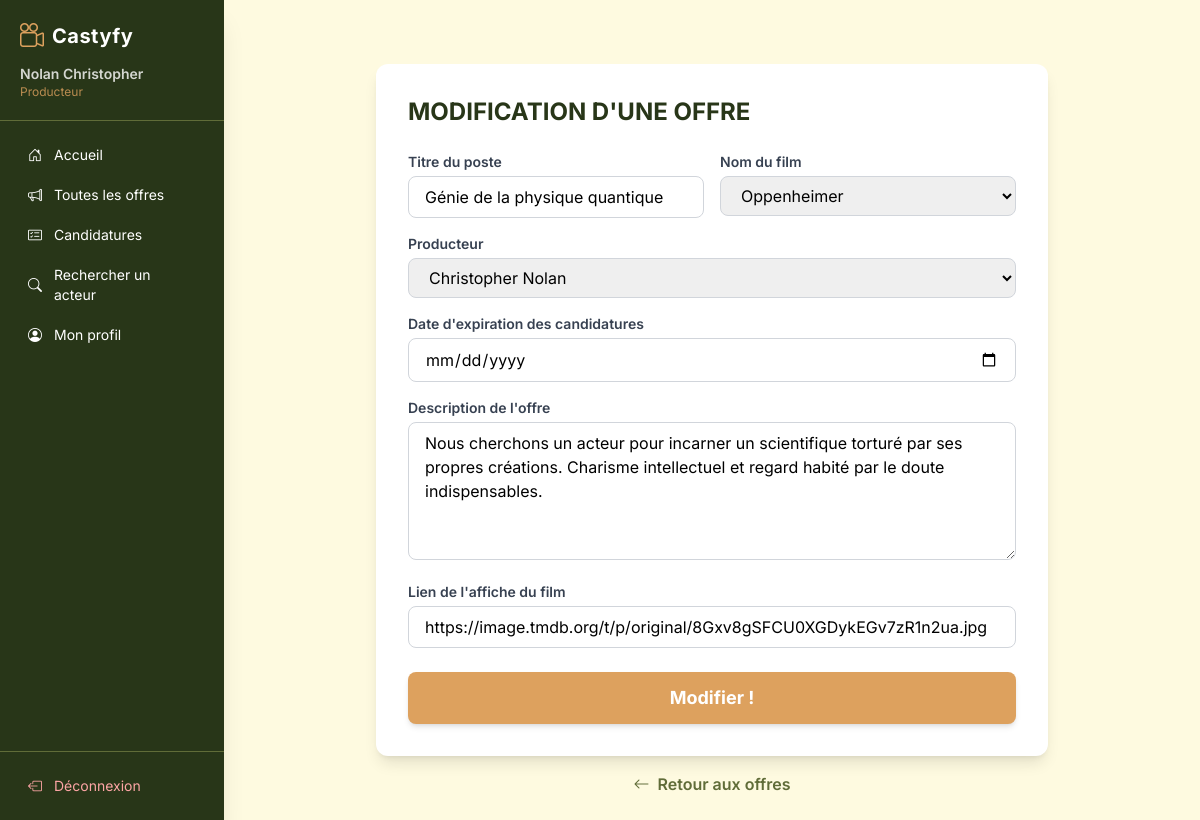
Screenshot of /index.php?page=modifierOffre&id=2 (signed in) with the database file from the repository.
### tables this page shows
CREATE TABLE offres (
    id INT AUTO_INCREMENT,
    libelle_offre VARCHAR(255) NOT NULL UNIQUE,
    nom_film INT NOT NULL,
    description_offre VARCHAR(255) NOT NULL,
    date_expiration DATE NULL,
    PRIMARY KEY (id),
    FOREIGN KEY (nom_film) REFERENCES films(id)
);

CREATE TABLE films (
    id INT AUTO_INCREMENT,
    distribution VARCHAR(255) NOT NULL,
    nom_film VARCHAR(255) NOT NULL UNIQUE,
    producteur_id INT NOT NULL,
    affiche VARCHAR(255) NOT NULL,
    PRIMARY KEY (id),
    FOREIGN KEY (producteur_id) REFERENCES producteurs(id)
);

CREATE TABLE producteurs (
    id INT NOT NULL AUTO_INCREMENT,
    nom VARCHAR(255) NOT NULL,
    prenom VARCHAR(255) NOT NULL,
    email VARCHAR(255) NOT NULL UNIQUE,
    mdp VARCHAR(255) NOT NULL,
    telephone VARCHAR(255) NOT NULL UNIQUE,
    PRIMARY KEY (id)
);

### controller/offers/detailOffre.php (called while the page is built)
<?php
include ('bdd/bdd.php');
$id = $_GET['id'];
$req = $bdd->prepare('SELECT * FROM offres where id = ?');
$req->execute([$id]);
$detailOffre = $req->fetch();
$id_du_film = $detailOffre['nom_film'];
$req2 = $bdd->prepare('SELECT * FROM films WHERE id = ?');
$req2->execute([$id_du_film]);
$detailFilm = $req2->fetch();
?>

### controller/films/ajouterFilm.php (called while the page is built)
<?php
include ('bdd/bdd.php');
$req = $bdd->prepare('SELECT * FROM films');
$req->execute();
$allfilms = $req->fetchAll();
?>

### controller/producteurs/producteurs.php (called while the page is built)
<?php
include ('bdd/bdd.php');
$req = $bdd->prepare('SELECT * FROM producteurs');
$req->execute();
$allproducteurs = $req->fetchAll();
?>

### view/offers/modifierOffre.php (the view, shortened to what this page needs)
<?php
include ('controller/offers/detailOffre.php');
include ('bdd/bdd.php');
include ('controller/producteurs/producteurs.php');
include ('controller/films/ajouterFilm.php');
?>
<div class="max-w-2xl mx-auto mt-10">
    <div class="bg-white rounded-xl shadow-lg p-8">
        <h1 class="text-2xl font-bold text-foret uppercase mb-6">Modification d'une offre</h1>
        <form action="controller/offers/modifierOffre.php" method="POST">
            <div class="grid grid-cols-1 md:grid-cols-2 gap-4 mb-4">
                <div>
                    <label for="libelle_offre" class="block text-sm font-semibold text-gray-700 mb-1">Titre du poste</label>
                    <input type="text" id="libelle_offre" name="libelle_offre" value="<?php echo ($detailOffre['libelle_offre']); ?>"
                        class="w-full border border-gray-300 rounded-lg px-4 py-2 focus:outline-none focus:ring-2 focus:ring-olive">
                </div>
                <div>
                    <label for="nom_film" class="block text-sm font-semibold text-gray-700 mb-1">Nom du film</label>
                    <select name="nom_film" id="nom_film" onchange="toggleNouveau_Film_Section()"
                        class="w-full border border-gray-300 rounded-lg px-4 py-2 focus:outline-none focus:ring-2 focus:ring-olive">
                        <?php foreach($allfilms as $film){ ?>
                        <option value='<?php echo ($film['nom_film']); ?>' <?php if(($detailFilm['nom_film'] ?? '') == $film['nom_film']) echo 'selected'; ?>>
                            <?php echo ($film['nom_film']); ?>
                        </option>
                        <?php } ?>
                    </select>
                </div>
            </div>
            <div class="mb-4">
                <label for="producteur" class="block text-sm font-semibold text-gray-700 mb-1">Producteur</label>
                    <select name="producteur" id="producteur"
                        class="w-full border border-gray-300 rounded-lg px-4 py-2 focus:outline-none focus:ring-2 focus:ring-olive">
                        <?php foreach($allproducteurs as $producteur){ ?>
                            <option value='<?php echo ($producteur['id']); ?>' <?php if(($detailFilm['producteur_id'] ?? '') == $producteur['id']) echo 'selected'; ?>>
                                <?php echo ($producteur['prenom'] . ' ' . $producteur['nom']); ?>
                            </option>
                        <?php } ?>
                    </select>
            </div>
            <div class="mb-4">
                <label for="date_expiration" class="block text-sm font-semibold text-gray-700 mb-1">Date d'expiration des candidatures</label>
                <input type="date" id="date_expiration" name="date_expiration" value="<?php echo ($detailOffre['date_expiration'] ?? ''); ?>"
                    class="w-full border border-gray-300 rounded-lg px-4 py-2 focus:outline-none focus:ring-2 focus:ring-olive">
            </div>
            <div class="mb-4">
                <label for="description_offre" class="block text-sm font-semibold text-gray-700 mb-1">Description de l'offre</label>
                <textarea id="description_offre" name="description_offre" rows="5" maxlength="255"
                    class="w-full border border-gray-300 rounded-lg px-4 py-2 focus:outline-none focus:ring-2 focus:ring-olive"><?php echo ($detailOffre['description_offre'] ?? ''); ?></textarea>
            </div>
            <div id="affiche_film_section" class="mb-6">
                <label for="affiche_film" class="block text-sm font-semibold text-gray-700 mb-1">Lien de l'affiche du film</label>
                <input type="url" id="affiche_film" name="affiche_film"
                    value="<?php echo ($detailFilm['affiche'] ?? ''); ?>"
                    placeholder="Mettre le lien de l'affiche du film"
                    class="w-full border border-gray-300 rounded-lg px-4 py-2 focus:outline-none focus:ring-2 focus:ring-olive">
            </div>
            <button type="submit" name="modifier" class="w-full bg-ocre text-white py-3 rounded-lg text-lg font-bold hover:bg-orange-b transition duration-200 shadow-md">
                Modifier !
            </button>
        </form>
    </div>
    <div class="mt-4 text-center">
        <a href="index.php?page=offers" class="text-olive hover:text-foret font-semibold transition duration-200">
            <i class="bi bi-arrow-left mr-1"></i> Retour aux offres
        </a>
    </div>
</div>

### rows the page displays
offres: libelle_offre "Génie de la physique quantique", description_offre "Nous cherchons un acteur pour incarner un scientifique torturé par ses propres créations. Charisme intellectuel et regard habité par le doute indispensables."
films: producteur "Christopher Nolan", affiche_film "https://image.tmdb.org/t/p/original/8Gxv8gSFCU0XGDykEGv7zR1n2ua.jpg"

### other values shown
$_SESSION['nom'] "Nolan Christopher"
$_SESSION['role'] "Producteur"
form field nom_film "Oppenheimer"
